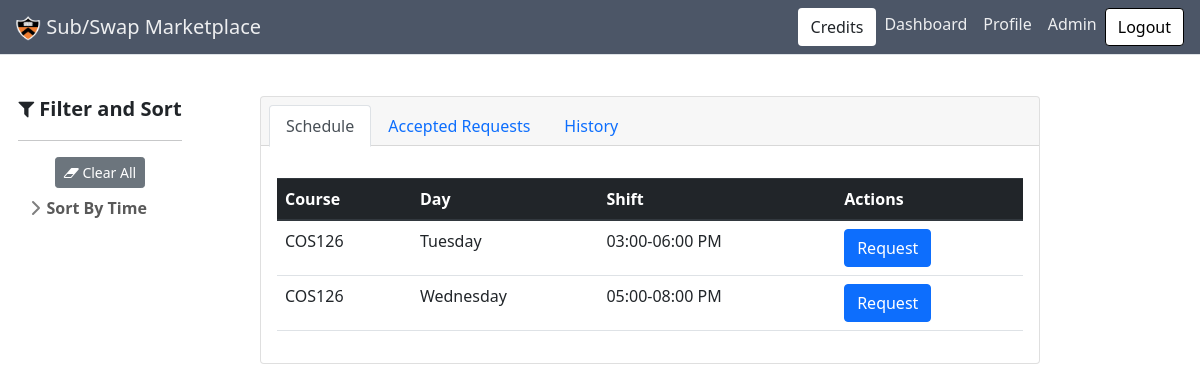
The app's page /profile (signed in) with its own data.
### subapp/models.py (models this page shows, shortened)
class Shift(db.Model):
    id = db.Column(db.Integer, primary_key=True)
    day = db.Column(db.String(10), nullable=False)
    start = db.Column(db.Time, nullable=False)
    end = db.Column(db.Time, nullable=False)
    course = db.Column(db.String(120), nullable=False)
    staff = db.relationship(
        "User", secondary=a_assigned_shifts, back_populates="schedule")
    requests = db.relationship(
        "Request", secondary=a_requested_shifts, back_populates="shift")

### subapp/main/routes.py (the view)
@main.route("/profile", methods=['GET', 'PUT'])
@login_required
def profile():
    html = render_template('main/profile.html', shifts=current_user.schedule,
                           requests=current_user.accepted_requests, history=current_user.inactive_requests())
    return make_response(html)

### subapp/models.py (called while the page is built)
@login_manager.user_loader
def load_user(user_id):
    return User.query.get(int(user_id))

    def inactive_requests(self):
        return [request for request in self.posted_requests if request.accepted]

### subapp/main/templates/main/profile.html (shortened to what this page needs)
{% extends "main/base.html" %}
{% block content %}
<div class="container-fluid">
  <div class="row align-items-start">
    <div class="sticky sidebar_container col-md-2">
      {% with tags_by_category=tags_by_category %} {% include
      "main/sidebar.html" %} {%endwith%}
    </div>
    <div class="col-md-9">
      <section class="py-5">
        <div class="items_container container px-4 px-lg-5">
          <div class="card">
            <div class="card-header">
              <ul class="nav nav-tabs card-header-tabs" id="bologna-list" role="tablist">
                <li class="nav-item">
                  <a class="nav-link active" href="#description" role="tab" aria-controls="description"
                    aria-selected="true">Schedule</a>
                </li>
                <li class="nav-item">
                  <a class="nav-link" href="#history" role="tab" aria-controls="history" aria-selected="false">Accepted
                    Requests</a>
                </li>
                <li class="nav-item">
                  <a class="nav-link" href="#deals" role="tab" aria-controls="deals" aria-selected="false">History</a>
                </li>
              </ul>
            </div>
            <div class="card-body">
              <div class="tab-content mt-3">
                <div class="tab-pane active" id="description" role="tabpanel">
                  <table class="table">
                    <thead class="thead-dark">
                      <tr>
                        <th scope="col">Course</th>
                        <th scope="col">Day</th>
                        <th scope="col">Shift</th>
                        <th scope="col">Actions</th>
                      </tr>
                    </thead>
                    <tbody>
                      {% for shift in shifts %}
                      <tr>
                        <td>{{shift.course}}</td>
                        <td>{{shift.day}}</td>
                        <td> {{shift.start.strftime("%I:%M")}}-{{shift.end.strftime("%I:%M %p")}}</td>
                        <td>
                          <a href="{{url_for('requests.create_request', shiftid=shift.id)}}" class="btn btn-primary"
                            role="button">Request</a>
                        </td>
                      </tr>
                      {% endfor %}
                    </tbody>
                  </table>
                </div>
              </div>
            </div>
          </div>
        </div>
      </section>
    </div>
  </div>
</div>
<link rel="stylesheet"
  href="https://cdnjs.cloudflare.com/ajax/libs/bootstrap-datepicker/1.4.1/css/bootstrap-datepicker3.css" />
{% endblock content %}

### subapp/main/static/css/sidebars.css (style rules this page uses)
body { min-height: 100vh; min-height: -webkit-fill-available; }
html { height: -webkit-fill-available; }

### records on screen
Shift: course "COS126", day "Tuesday", start "03:00", end "06:00 PM"
Shift: course "COS126", day "Wednesday", start "05:00", end "08:00 PM"
